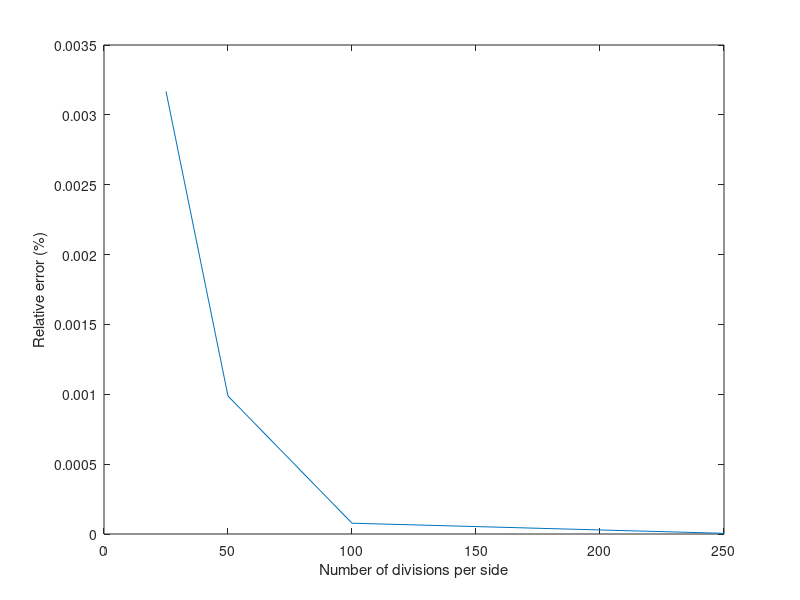

MATLAB code to generate this figure:
function plotElasticityTensorsErrors
    C_corr = [0.6714 0.1926 -0.0002;0.1926 0.6714 -0.0002;-0.0002 -0.0002 0.1830];
    C(:,:,1) = [0.6693 0.1916 -0.0004;0.1916 0.6693 -0.0004;-0.0004 -0.0004 0.1819];
    C(:,:,2) = [0.6662 0.1897 -0.0010;0.1897 0.6662 -0.0010;-0.0010 -0.0010 0.1797];
    C(:,:,3) = [0.6569 0.1864 -0.0021;0.1864 0.6569 -0.0021;-0.0021 -0.0021 0.1783];
    C(:,:,4) = [0.6506 0.1811 -0.0036;0.1811 0.6506 -0.0036;-0.0036 -0.0036 0.1743];
    error_r = zeros(4,1);
    for i = 1:4
        error_r(i) = error_r(i)+abs(det(C(:,:,i)-C_corr))/abs(det(C_corr))*100;
    end
    plot([250 100 50 25],error_r);
    xlabel('Number of divisions per side');
    ylabel('Relative error (%)')
end
